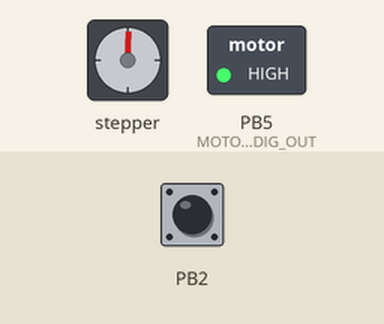
Bench run of a sketch on a simulated ATtiny85, built with avr-gcc and run on an emulated ATtiny85. Shown: stepper motor, switched loads named in the sketch (green lamp = pin HIGH). Inputs (shaded band) come from the test bench; at power-on: PB2 HIGH. Stepper angles assume 200 steps per turn; what the sketch prints to the serial monitor is not drawn.

Above: at 0.05 s.
At 1.6 s:
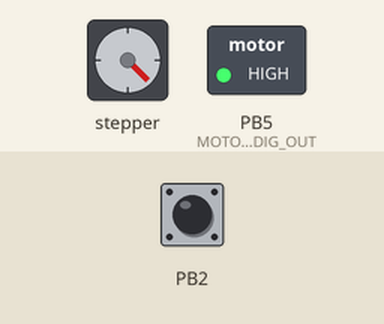
At 3.0 s:
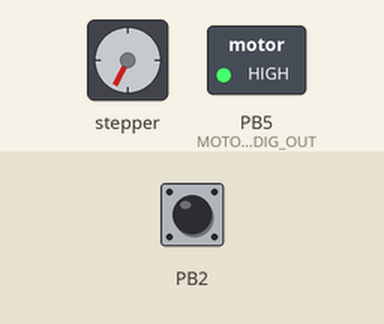
At 6.0 s:
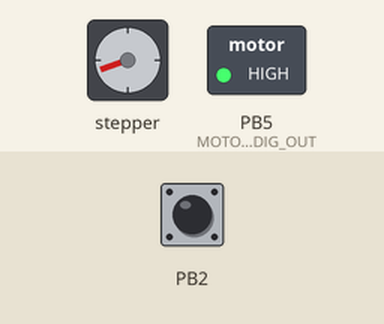
Timing chart, 0 to 7.8 s (numbered marks = the images above):
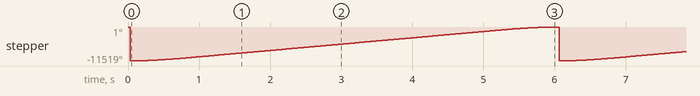

Measured:
- by itself, stepper: turns 11517° counter-clockwise in 0.00 s, then 11517° clockwise in 6.0 s, repeating every 6.0 s

The sketch:

stepperDrivePendantRemote.ino
```cpp
#include <AccelStepper.h>
#include <SPI.h>

// For DVV8825 Stepper Driver
// MS1  MS2  MS3
//  0    0    0  Full Step
//  1    0    0  Half Step
//  0    1    0  Quarter Step
//  1    1    0  Eighth Step
//  0    0    1  Sixteenth Step
//  1    0    1  Thirtysecond Step
//  0    1    1      "
//  1    1    1      "

#define MOTOR_NOT_ENABLE_DIG_OUT A2

#define MOTOR_MS1_DIG_OUT  7
#define MOTOR_MS2_DIG_OUT  6
#define MOTOR_MS3_DIG_OUT  5

#define MOTOR_STEP_DIG_OUT 4
#define MOTOR_DIR_DIG_OUT  3

// Switches
#define BACK_SWITCH_DIG_IN A0
#define FORWARD_SWITCH_DIG_IN  A1


// The stepper motor object.
AccelStepper Stepper(AccelStepper::DRIVER, MOTOR_STEP_DIG_OUT,  MOTOR_DIR_DIG_OUT);


void setup(void)
{
  Serial.begin(9600);
  Serial.println(F("aAxisStepperDriver3"));

  // pinMode(BACK_SWITCH_DIG_IN, INPUT_PULLUP);
  // pinMode(FORWARD_SWITCH_DIG_IN, INPUT_PULLUP);
  pinMode(BACK_SWITCH_DIG_IN, INPUT);
  pinMode(FORWARD_SWITCH_DIG_IN, INPUT);

  // Because these are analog pins, we write high to get the pull up
  // I don't know if INPUT_PULLUP works with those it doesn't mention
  // that on the web site.
  digitalWrite(BACK_SWITCH_DIG_IN, HIGH);
  digitalWrite(FORWARD_SWITCH_DIG_IN, HIGH);

  pinMode(MOTOR_NOT_ENABLE_DIG_OUT, OUTPUT);
  pinMode(MOTOR_MS1_DIG_OUT, OUTPUT);
  pinMode(MOTOR_MS2_DIG_OUT, OUTPUT);
  pinMode(MOTOR_MS3_DIG_OUT, OUTPUT);
  pinMode(MOTOR_STEP_DIG_OUT, OUTPUT);
  pinMode(MOTOR_DIR_DIG_OUT, OUTPUT);

  // Enabled with 1/32 step
  digitalWrite(MOTOR_NOT_ENABLE_DIG_OUT, LOW);
  digitalWrite(MOTOR_MS1_DIG_OUT, HIGH);
  digitalWrite(MOTOR_MS2_DIG_OUT, HIGH);
  digitalWrite(MOTOR_MS3_DIG_OUT, HIGH);

  // AccelStepper can not go supper fast probably
  // because it's using millis()
  Stepper.setPinsInverted(true);
  Stepper.setMaxSpeed(2000);
  Stepper.setAcceleration(3000);
  Stepper.setCurrentPosition(0);
}


void loop()
{
  int forwardValue = digitalRead(FORWARD_SWITCH_DIG_IN);
  int backValue = !digitalRead(BACK_SWITCH_DIG_IN);

  while (forwardValue == HIGH && backValue == HIGH) {
    delay(100);
    forwardValue = digitalRead(FORWARD_SWITCH_DIG_IN);
    backValue = !digitalRead(BACK_SWITCH_DIG_IN);
  }

  if (forwardValue == LOW) {
    // got 1/16 of the way around
    Stepper.setCurrentPosition(0);
    Stepper.runToNewPosition(400*2);
  } else if (backValue == LOW) {
    // Go 1/2 way around
    Stepper.setCurrentPosition(400*16);
    Stepper.runToNewPosition(0);
  }
}
```

laserDetector.c
```cpp
#include <avr/io.h>
#include <avr/interrupt.h>

#define LASER_OUT_PIN       (1 << PB0)
#define LASER_SENSE_IN_PIN  (1 << PB3)

int gTimer0Count = 0;

// This should be called about about every 1/20 of a second.
ISR(TIMER0_COMPA_vect)
{
    // Just for testing reset the output once a second
    gTimer0Count++;
    if (gTimer0Count > 20) {
        PORTB &= ~LASER_OUT_PIN;
	gTimer0Count = 0;
    }
}

// When the laser is detected we turn on the led.
ISR(INT0_vect)
{
    PORTB |= LASER_OUT_PIN;
}

int
main (void) {

    // Configure the "laser is on" output signal as an output, and all the
    // other pins as inputs.
    DDRB = LASER_OUT_PIN;

    // Make it so the input from the laser will use the internal
    // pull up resistor.  Other inputs will have no pullup, and the
    // outputs will all be low.
    PORTB = LASER_SENSE_IN_PIN;

    // Set timer 0 for CTC mode
    TCCR0B |= (1 << WGM02);

    // With a 1/1024 prescaler
    TCCR0B |= ((1 << CS00) | (1 << CS01));

    // Enable the CTC interrupt
    TIMSK |= (1 << OCIE0A);


    MCUCR = 1 << ISC01; // Trigger on falling edge.
    GIMSK = 1 << INT0;  // Enable external interupt INT0


    sei();

    // (1/target freq) / (prescale/1000000) - 1 and our target freq is 1/20 of a second so
    // but even with a max 1024 prescaler the count is > 8 bits so we just use 255 to go as slow as we can.
    //
    // No prescaler needed for this speed but we're getting close. Right now this is assuming laser pulses are coming
    // in at about 300 per second or more.  So we're just picking a time that's sure to have had pulses.

    OCR0A = 51;

    for (;;) {
    }
}
```
